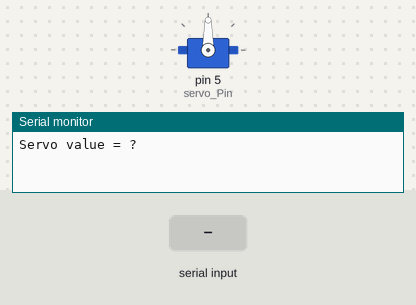
Recording of a sketch running on a simulated Arduino Uno, built with avr-gcc and run on an emulated ATmega328P. Shown: servo, the last lines printed to the serial monitor. The test bench sets the inputs (shaded band).

Above: at 1.2 s.
1.3 s: "90,45\n" received over Serial
At 3.9 s:
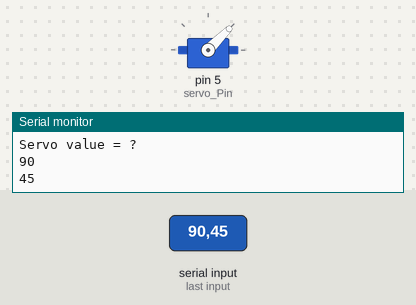
4.3 s: "30,150\n" received over Serial
At 4.8 s:
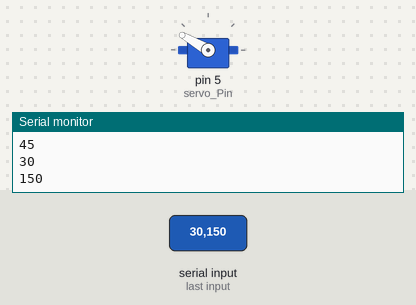
5.8 s: "200\n" received over Serial
At 7.5 s:
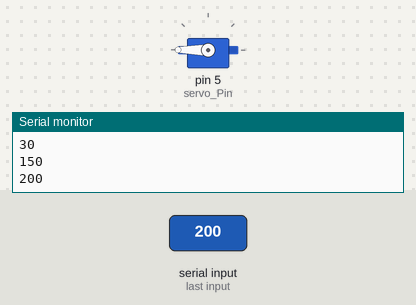
7.8 s: "90\n" received over Serial
At 12.5 s:
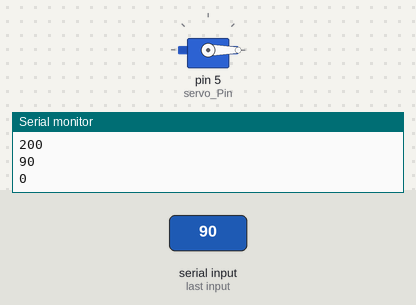
Timing chart, 0 to 13.8 s (numbered marks = the images above; inputs shaded):
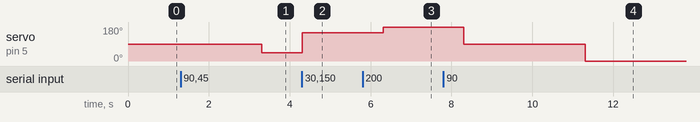

Measured:
- after the input at 1.3 s, servo on pin 5 (servo_Pin): 90° → 45° after 2.0 s
- after the input at 4.3 s, servo on pin 5 (servo_Pin): 45° → 150° at once
- after the input at 5.8 s, servo on pin 5 (servo_Pin): 150° → 180° after 0.51 s
- after the input at 7.8 s, servo on pin 5 (servo_Pin): 180° → 90° after 0.51 s, → 0° 3.0 s later

The sketch:

sketch_jul26a.ino
```cpp
#include<Servo.h> //Servo 라이브러리를 추가
Servo servo;      //Servo 클래스로 servo객체 생성
int servo_Pin = 5;
int min_value = 544;
int max_value = 2400;

void setup() {
  Serial.begin(9600);
  Serial.println("Servo value = ?");

  servo.attach(servo_Pin, min_value, max_value);
  servo.write(90);
}

void loop() {
  if(Serial.available() > 0){
    int servo_value = Serial.parseInt();

    servo.write(servo_value);
    Serial.println(servo_value);
    if(servo_value>=70){
      delay(2000);
    }
  }
}
```
